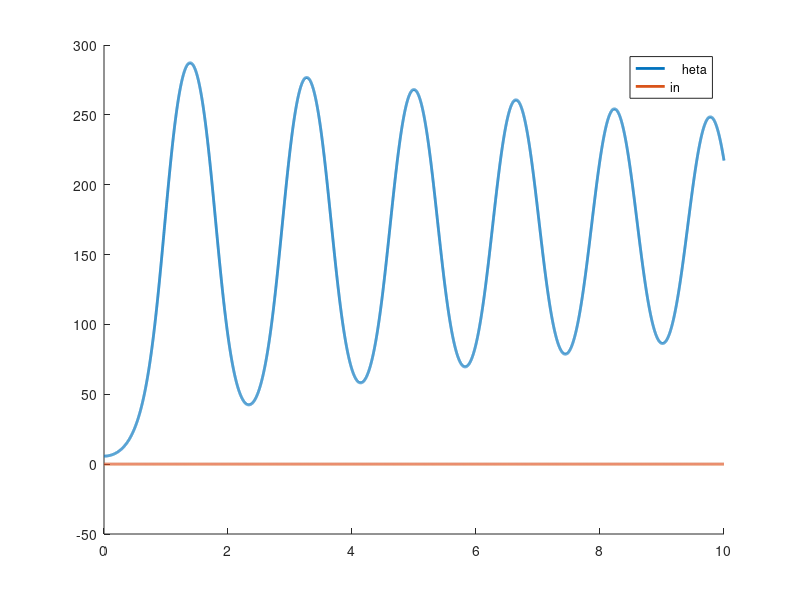
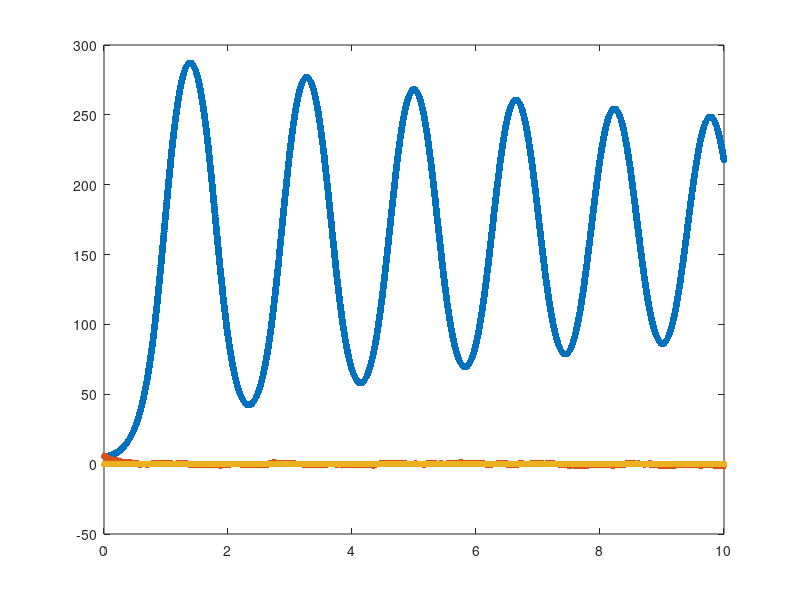

Here is the MATLAB script that generated these plots, in order: (Note: this script raises an error after producing the figures.)
%% Sliding Mode Control of Inverted Pendulum on Cart

clc; clear all; close all;

%% System Model

%  States: x = [x1, x2]^T = [theta, thetaDot]^T
%
%  | x1 | = |           x2           |
%  | x2 |   | f(x1, x2) + b(x1, x2)u |
%
%  f(x1, x2) = (m * g * l * sin(x1)) / (2 * J) + (m * g * (l + r) *
%  sin(x1)) / J
%  b(x1, x2) = 1 / J

%% System Parameters
clear all, clc, close all

mRod      = 0.01814; % [kg]
mBob      = 0.038; % [kg]
rBob      = 0.013; % [m]
l         = 0.1016; % [m]
g         = 9.81; % [m / s^2]
J         = 0.1; % [Nm]
J_rod     = (1 / 3) * mRod * l^2;
J_bob     = mBob * (l )^2;
J_eff     = J_rod + J_bob;


% % PID
% dt = 0.001;
% t = dt:dt:10;
% A = [0, 1 0; mBob*g*l/J_eff, 0, 0; -1 0 0];
% B = [0; 1 / J_eff; 0];
% E = [0; 0; 1];
% s_eigs = [-10+2*j,-10-2*j, -50];
% K = place(A,B,s_eigs);
%
% dt = 0.001;
% t = dt:dt:10;
%
% %continuous
% x_ = [deg2rad(10);0;0];
% y_ = 0;
% dx_ = x_;
% u_ = [0];
% % r = t -t + 0;
% r = deg2rad(70) + (pi / 30) .* sin(t);
%
% for k = 2:length(t)
%     u_(:,k) = -K*(x_(:,k-1));
%
%     dx_(:,k) = A*x_(:,k-1) + B*u_(:,k) + E*r(k);
%     x_(:,k) = x_(:,k-1) + dx_(:,k)*dt;
% end


% figure(1)
% clf(1)
% hold on
% plot(t,rad2deg(x_(1,:)),"LineWidth",2)
% plot(t,rad2deg(r),'--',"LineWidth",2)

% Control System Simulation

dt = 0.001;
t = dt:dt:10;
A = [1, dt; 0, 1];
B = [0;1 / J_eff];
H = eye(2);
P = 10 .* eye(2); P_obs = P; Pplus = P; P1 = P(1, 1); P2 = P(2, 2);
x = [0.1; 0]; xObs = x;
xHat = x; xHatPlus = x;
sigmaProcess = [deg2rad(0.1);
    deg2rad(0.002)]; % Disturbance

sigmaMeasure = [deg2rad(0.05);
    deg2rad(0.001)]; % Measurement Noise
Q = [sigmaProcess(1)^2, 0; 0, sigmaProcess(2)^2];
R = [sigmaMeasure(1)^2, 0; 0, sigmaMeasure(2)^2] / 100;

lambda = 5; k = 18;
controlSaturation = 30; % [Nm]


N = inv([A, B; -1 0 0]) * [0; 0; 1];
Nx = N(1:2); Nu = N(3);

s_eigs = [-10,-100];
z_eigs = exp(s_eigs*dt);
K = place(A,B,z_eigs);


x1Des = zeros(size(t));
x2Des = zeros(size(t));
x2DesDot = zeros(size(t));
% }

ref = 0;

% x1Des = ref + (pi / 30) .* sin(t);
% x2Des = (pi / 30) .* cos(t);
% x2DesDot = -(pi / 30) .* sin(t);
% %}

% System with No Observer
close all

for i = 2:length(t)
    e = x(1, i - 1) - x1Des(i);
    eDot = x(2, i - 1) - x2Des(i);

    %     s = lambda * e + eDot;
    f = (mRod * g * (l / 2) * sin(x(1, i - 1))) / J_eff + (mBob * g * (l * rBob) * sin(x(1, i - 1))) / J_eff;
    b = 1 / J_eff;
    h = lambda * (x(2, i - 1) - x2Des(i)) + (f - x2DesDot(i));

    u(:,i) = -K*x(:,i-1) + (Nu + K * Nx) * [x1Des(i)];
    %     u(:, i) = -(1 / b) * (h + k * sign(s));

    if abs((u(i))) > controlSaturation
        u(i) = sign(u(i)) * controlSaturation;
    end

    xDot1 = x(2, i - 1);
    xDot2 = f + b * u(:, i);
    x1 = x(1, i - 1) + xDot1 * dt;
    x2 = x(2, i - 1) + xDot2 * dt;
    xProcess = [x1; x2];% + [sigmaProcess(1) * randn; sigmaProcess(2) * randn];

    x(:, i) = H * xProcess;% + [sigmaMeasure(1) * randn; sigmaMeasure(2) * randn];

end


figure(1)
clf(1)
hold on
plot(t,rad2deg(x(1,:)),"LineWidth",2)
% plot(t,rad2deg(x1Des),"LineWidth",2)
plot(t,u,"LineWidth",2)
legend("\theta","in",'location','best')


%% System with Observer
for i = 2:length(t)

    e = xObs(1, i - 1) - x1Des(i);
    eDot = xObs(2, i - 1) - x2Des(i);
    s = lambda * e + eDot;
    f = (mRod * g * (l / 2) * sin(xObs(1, i - 1))) / J_eff + (mBob * g * (l * rBob) * sin(xObs(1, i - 1))) / J_eff;
    b = 1 / J_eff;
    h = lambda * (xObs(2, i - 1) - x2Des(i)) + (f - x2DesDot(i));
    uObs(:, i) = -(1 / b) * (h + k * sign(s));
    if abs((uObs(i))) > controlSaturation
        u(i) = sign(uObs(i)) * controlSaturation;
    end

    xDot1 = xObs(2, i - 1);
    xDot2 = f + b * uObs(:, i);
    x1 = xObs(1, i - 1) + xDot1 * dt;
    x2 = xObs(2, i - 1) + xDot2 * dt;
    y(:, i) = [x1; x2] + [sigmaMeasure(1) * randn; sigmaMeasure(2) * randn];

    xHatMinus = [x1; x2] + [sigmaProcess(1) * randn; sigmaProcess(2) * randn];
    Pminus = A * Pplus * A' + Q;

    L = Pminus * H' * (inv(H * Pminus * H' + R)); L1(i) = L(1, 1); L2(i) = L(2, 2);
    xHatPlus = xHatMinus + L * (y(:, i) - H * xHatMinus);
    Pplus = (eye(2) - L * H) * Pminus; P1(:, i) = Pplus(1, 1); P2(:, i) = Pplus(2, 2);
    xObs(:, i) = xHatPlus;
end

%% Tracking Error Statistics

meanTrackingErrorNoObs = mean(rad2deg(x1Des - x(1, :)));
meanTrackingErrorObs = mean(rad2deg(x1Des - xObs(1, :)));
stdTrackingErrorNoObs = std(rad2deg(x1Des - x(1, :)));
stdTrackingErrorObs = std(rad2deg(x1Des - xObs(1, :)));
disp(['Mean Tracking Error without Observer: ', num2str(meanTrackingErrorNoObs), ' Degrees'])
disp(['Mean Tracking Error with Observer: ', num2str(meanTrackingErrorObs), ' Degrees'])
disp(['Standard Deviation Tracking Error without Observer: ', num2str(stdTrackingErrorNoObs), ' Degrees'])
disp(['Standard Deviation Tracking Error with Observer: ', num2str(stdTrackingErrorObs), ' Degrees'])

%% Plotting

settings.markerSize = 15;
settings.linewidth = 5;
settings.axisFont = 25;
settings.titleFont = 30;

figure()
plot(t, rad2deg(x(1, :)), '.', 'MarkerSize', settings.markerSize)
hold on
plot(t, rad2deg(xObs(1, :)), '.', 'MarkerSize', settings.markerSize)
hold on
plot(t, rad2deg(x1Des), '.', 'MarkerSize', settings.markerSize)
ax = gca; ax.FontSize = settings.axisFont; axis tight
xlabel('Time [Seconds]', 'Interpreter', 'Latex', 'FontSize', settings.axisFont)
ylabel('$\theta$ [Degrees]', 'Interpreter', 'Latex', 'FontSize', settings.axisFont)
legend('Raw Measurements', 'Kalman Filter', 'Reference', 'Interpreter', 'Latex', 'FontSize', settings.axisFont)
title('Control System Response', 'Interpreter', 'Latex', 'FontSize', settings.titleFont)

figure()
subplot(2, 1, 1)
plot(t, u, 'LineWidth', settings.linewidth)
ax = gca; ax.FontSize = settings.axisFont; axis tight
xlabel('Time [Seconds]', 'Interpreter', 'Latex', 'FontSize', settings.axisFont)
ylabel('$\tau$ [Nm]', 'Interpreter', 'Latex', 'FontSize', settings.axisFont)
subplot(2, 1, 2)
plot(t, uObs, 'LineWidth', settings.linewidth)
ax = gca; ax.FontSize = settings.axisFont; axis tight
xlabel('Time [Seconds]', 'Interpreter', 'Latex', 'FontSize', settings.axisFont)
ylabel('$\tau$ [Nm]', 'Interpreter', 'Latex', 'FontSize', settings.axisFont)
sgtitle('Controller Input', 'Interpreter', 'Latex', 'FontSize', settings.titleFont)

figure()
plot(t, rad2deg(x1Des - x(1, :)), '.', 'MarkerSize', settings.markerSize)
hold on
plot(t, rad2deg(x1Des - xObs(1, :)), '.', 'MarkerSize', settings.markerSize)
ax = gca; ax.FontSize = settings.axisFont; axis tight
xlabel('Time [Seconds]', 'Interpreter', 'Latex', 'FontSize', settings.axisFont)
ylabel('$\theta$ [Degrees]', 'Interpreter', 'Latex', 'FontSize', settings.axisFont)
legend('Raw Measurements', 'Kalman Filter', 'Interpreter', 'Latex', 'Location', 'southeast', 'FontSize', settings.axisFont)
title('Tracking Error', 'Interpreter', 'Latex', 'FontSize', settings.titleFont)

